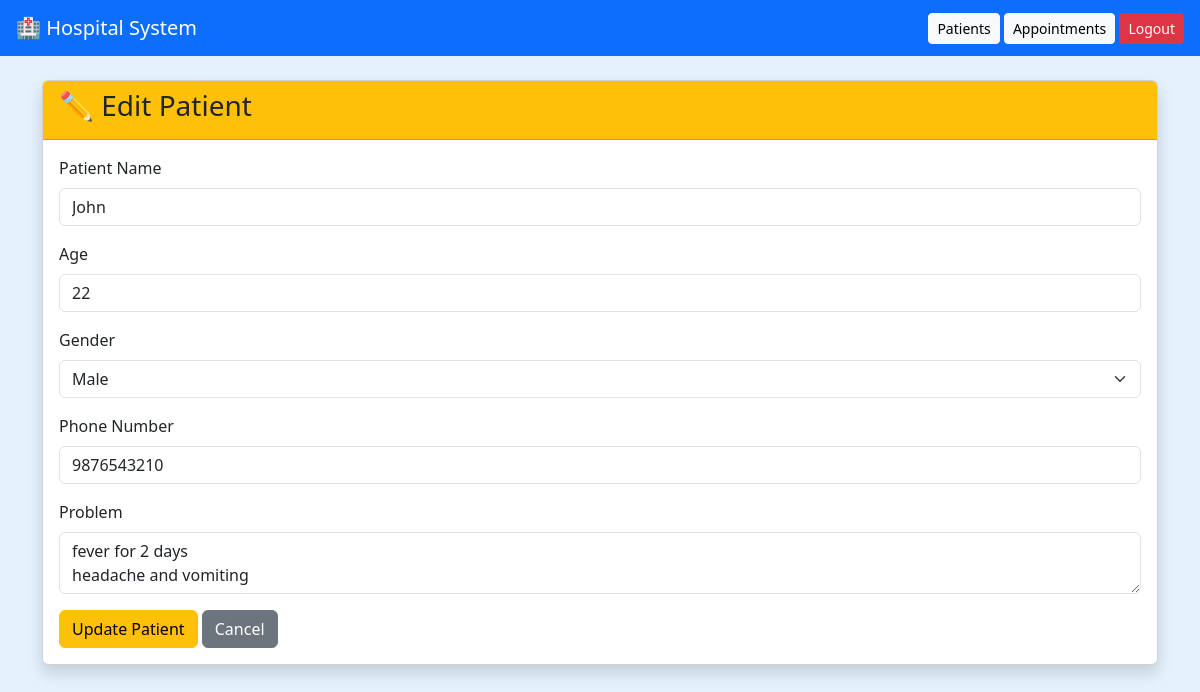
Page /patient/edit/1/ (signed in) on the committed database.
### hospital_app/models.py (models this page shows, shortened)
class Patient(models.Model):
    name = models.CharField(max_length=100)
    age = models.IntegerField()
    gender = models.CharField(max_length=10)
    phone = models.CharField(max_length=15)
    problem = models.TextField()

### hospital_app/views.py (the view, shortened to what this page needs)
# urls.py: path('patient/edit/<int:patient_id>/', views.edit_patient, name='edit_patient'),
@login_required
def edit_patient(request, patient_id):
    patient = get_object_or_404(Patient, id=patient_id)
    return render(request, 'hospital_app/edit_patient.html', {
        'patient': patient
    })

### hospital_app/templates/hospital_app/edit_patient.html (shortened to what this page needs)
{% extends 'hospital_app/base.html' %}
{% block content %}
<div class="card shadow">
    <div class="card-header bg-warning text-dark">
        <h3>✏️ Edit Patient</h3>
    </div>
    <div class="card-body">
        <form method="POST">
            <div class="mb-3">
                <label class="form-label">Patient Name</label>
                <input type="text" name="name" class="form-control" value="{{ patient.name }}" required>
            </div>
            <div class="mb-3">
                <label class="form-label">Age</label>
                <input type="number" name="age" class="form-control" value="{{ patient.age }}" required>
            </div>
            <div class="mb-3">
                <label class="form-label">Gender</label>
                <select name="gender" class="form-select">
                    <option value="Male" {% if patient.gender == "Male" %}selected{% endif %}>Male</option>
                </select>
            </div>
            <div class="mb-3">
                <label class="form-label">Phone Number</label>
                <input type="text" name="phone" class="form-control" value="{{ patient.phone }}" required>
            </div>
            <div class="mb-3">
                <label class="form-label">Problem</label>
                <textarea name="problem" class="form-control" required>{{ patient.problem }}</textarea>
            </div>
            <button type="submit" class="btn btn-warning">
                Update Patient
            </button>
            <a href="/patients/" class="btn btn-secondary">
                Cancel
            </a>
        </form>
    </div>
</div>
{% endblock %}

### rows in the picture
Patient: name "John", age "22", gender "Male", phone "9876543210", problem "fever for 2 days headache and vomiting"
